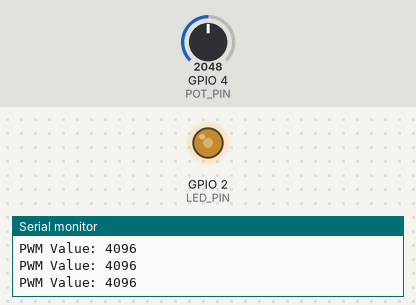
Bench run of a sketch on a simulated ESP32. Parts: output pins drawn as LEDs (lit = HIGH), the last lines printed to the serial monitor. Inputs (shaded band) come from the test bench; at power-on: GPIO 4 (POT_PIN) = 2048.

Above: at 1.2 s.
1.3 s: GPIO 4 (POT_PIN) set to 2866
At 2.5 s:
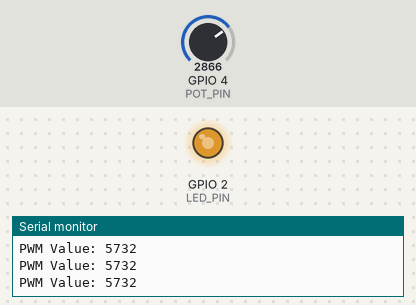
2.8 s: GPIO 4 (POT_PIN) set to 3603
At 3.9 s:
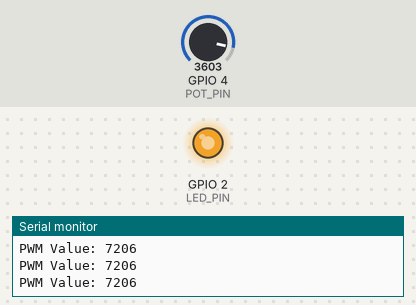
4.3 s: GPIO 4 (POT_PIN) set to 491
At 5.2 s:
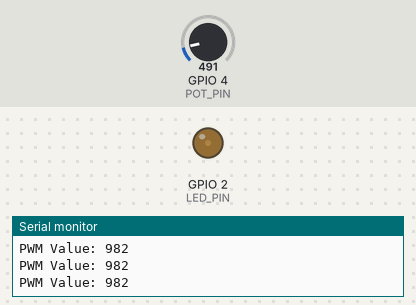
5.8 s: GPIO 4 (POT_PIN) set to 0
At 6.5 s:
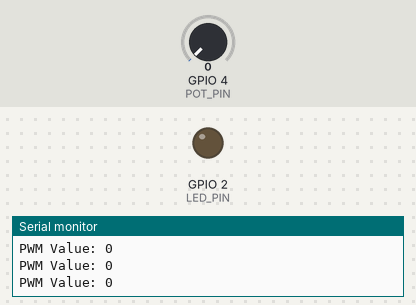
Timing chart, 0 to 8.3 s (numbered marks = the images above; inputs shaded):
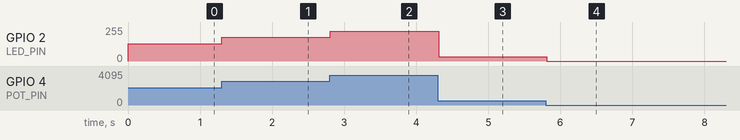

The sketch:

bt1.4_ADCled.ino
```cpp
// Khai báo các chân kết nối
const int LED_PIN = 2; // Chân kết nối LED
const int POT_PIN = 4; // Chân kết nối biến trở

// Cấu hình kênh PWM
const int PWM_FREQ = 10000; // Tần số PWM 10kHz
const int PWM_CHANNEL = 0; // Kênh PWM
const int PWM_RESOLUTION = 12; // Độ phân giải tối đa (13 bit)

void setup() {
  ledcAttach(LED_PIN, PWM_FREQ, PWM_RESOLUTION  );
  // Cấu hình chân LED là OUTPUT


  // Khởi động Serial để in trạng thái
  Serial.begin(9600);
}

void loop() {
  // Đọc giá trị từ biến trở
  int potValue = analogRead(POT_PIN);

  // Chuyển đổi giá trị biến trở thành độ rộng xung PWM
  int pwmValue = map(potValue, 0, 4095, 0, 8191); // 13 bit có giá trị từ 0 đến 8191

  // Thiết lập độ rộng xung PWM
  ledcWrite(LED_PIN, potValue);

  // In độ rộng xung PWM lên Serial
  Serial.print("PWM Value: ");
  Serial.println(pwmValue);

  delay(100); // Đợi 100ms trước khi đọc lại giá trị
}
```

Measured:
- after the input at 1.3 s, GPIO 2 (LED_PIN): 128/255 → 178/255 at once
- after the input at 2.8 s, GPIO 2 (LED_PIN): 178/255 → 224/255 at once
- after the input at 4.3 s, GPIO 2 (LED_PIN): 224/255 → 31/255 at once
- after the input at 5.8 s, GPIO 2 (LED_PIN): 31/255 → 0/255 at once
